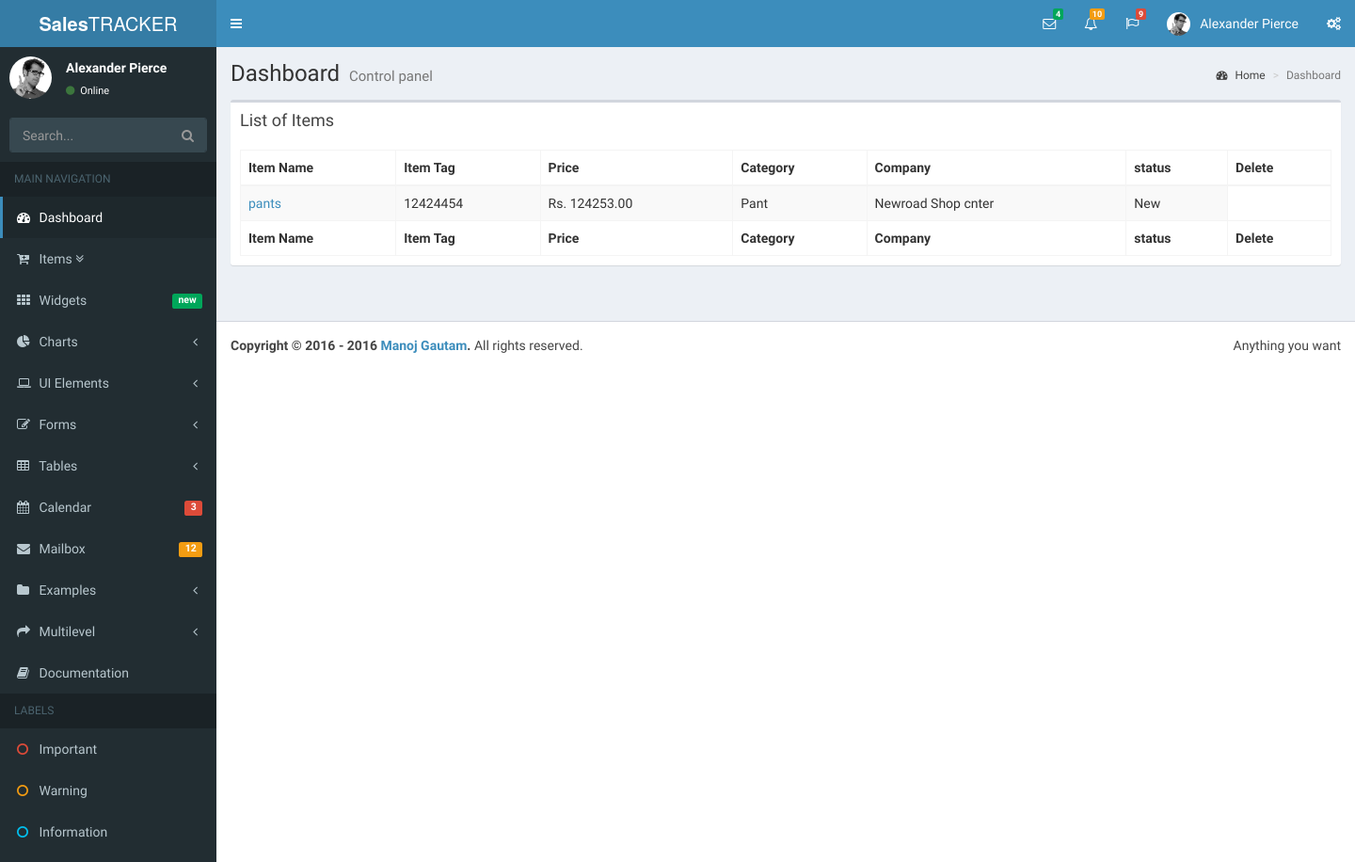
The app's page /items/ with its own data.
### salesmanager/models.py (models this page shows, shortened)
class Item(TimeStampedModel):
    name = models.CharField("Item name", max_length=255)
    tag = models.CharField("Item tag", max_length=30, unique=True)
    category = models.ForeignKey(Category)
    company = models.ForeignKey(Company)
    price = models.DecimalField(max_digits=15, decimal_places=2)
    status = models.BooleanField("New or Sold", default=True)
    def get_status(self):
        if self.status is True:
            return "New"
        else:
            return "Sold"
    def get_absolute_url(self):
        return reverse('items:item', kwargs={'pk':self.pk})

class Category(models.Model):
    category_name = models.CharField('Item Category', choices=CATEGORY, default="pant",\
    max_length=100)
    category_description = models.TextField()
    class Meta:
        verbose_name_plural = "Item Category"

class Company(models.Model):
    name = models.CharField(max_length=255)
    phone = models.CharField(max_length=9)
    mobile = models.CharField(max_length=10)
    address = models.ForeignKey(Address)
    contact_person = models.ForeignKey(ContactPerson)

### salesmanager/views.py (the view)
class ItemListView(ListView):
    model = Item
    template_name = 'salesmanager/item_list.html'
    context_object_name = 'items'

### templates/salesmanager/item_list.html (shortened to what this page needs)
{% extends 'salesmanager/base.html' %}
{% load staticfiles %}
{% block content %}
<div class="box">
  <div class="box-header">
    <h3 class="box-title">List of Items</h3>
  </div>
  <div class="box-body">
    {% if items %}
    <table id="items1" class="table table-bordered table-striped">
      <thead>
        <tr>
          <th>Item Name</th>
          <th>Item Tag</th>
          <th>Price</th>
          <th>Category</th>
          <th>Company</th>
          <th>status</th>
          <th>Delete</th>
        </tr>
      </thead>
      <tbody>
      {% for item in items %}
        <tr>
          <td><a href="{{item.get_absolute_url}}">{{item.name}}</a></td>
          <td>{{item.tag}}</td>
          <td>Rs. {{item.price}}</td>
          <td>{{item.category.category_name}}</td>
          <td>{{item.company.name}}</td>
          <td>{{item.get_status}}</td>
        </tr>
      {% endfor %}
      </tbody>
      <tfoot>
        <tr>
          <th>Item Name</th>
          <th>Item Tag</th>
          <th>Price</th>
          <th>Category</th>
          <th>Company</th>
          <th>status</th>
          <th>Delete</th>
        </tr>
      </tfoot>
    </table>
      {% else %}
      <h2>No items found </h2>
    {% endif %}
  </div>
{% endblock content %}

### records on screen
Item: name "pants", tag "12424454", price "124253.00", category.category_name "Pant", company.name "Newroad Shop cnter", get_status "New"
